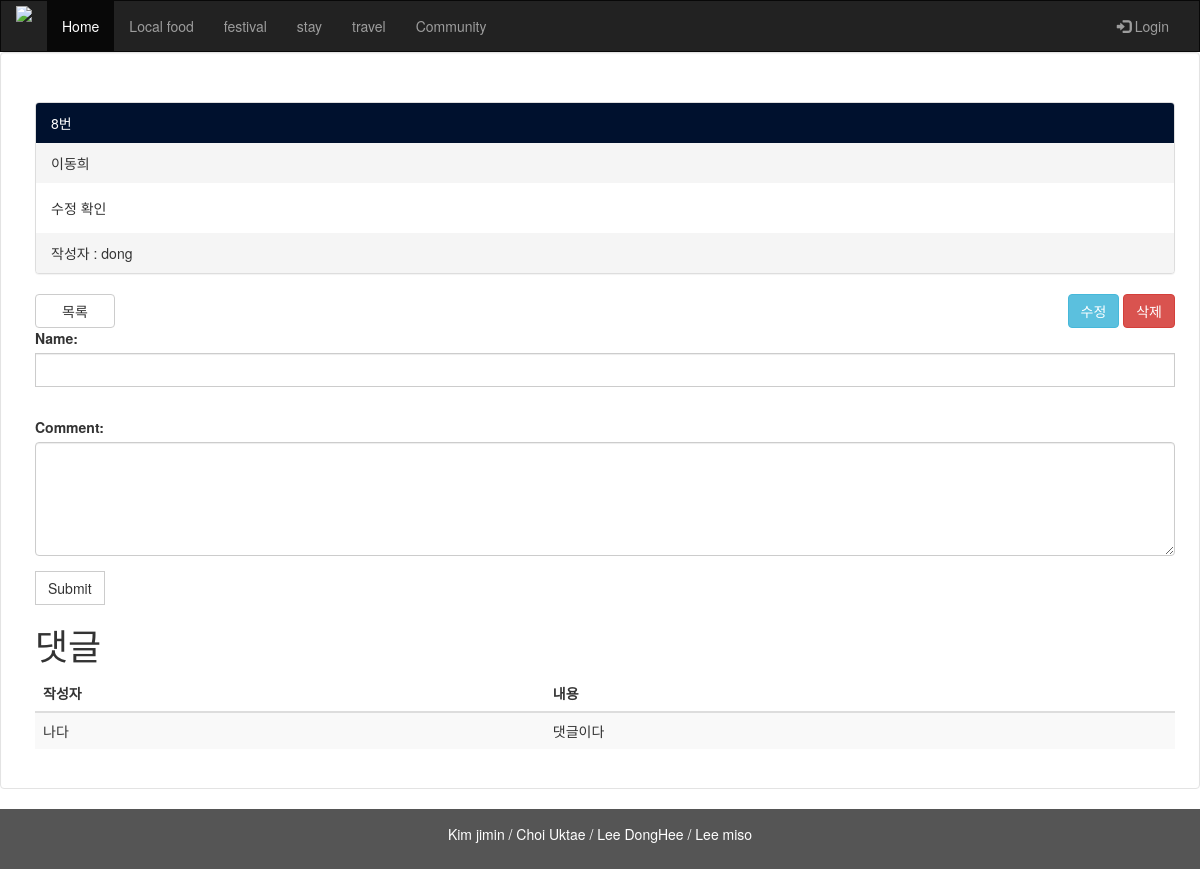
The app's page /commu/detail/8/, older data.
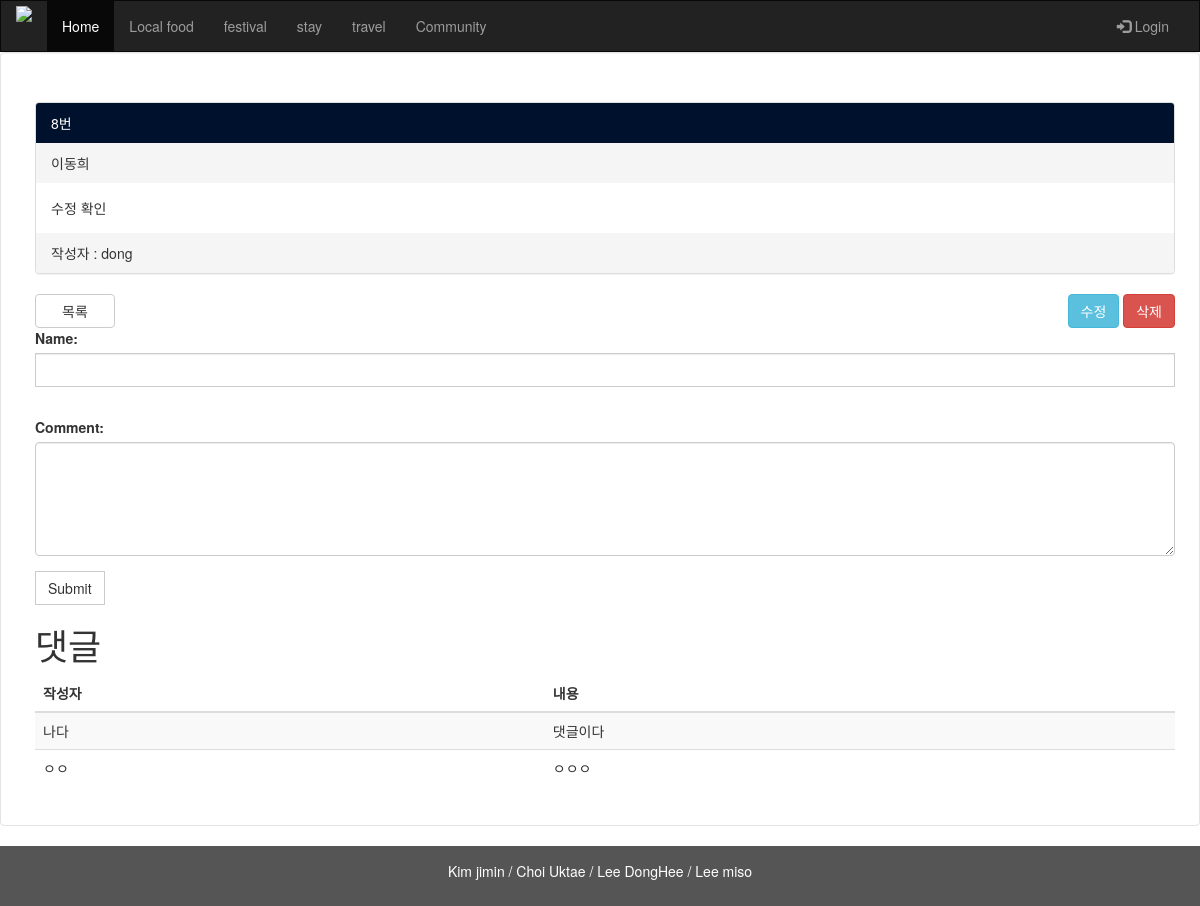
The same page, newer data.
### user/models.py (models this page shows)
class Comment(models.Model):
    title_num = models.ForeignKey(Board, on_delete=models.CASCADE)
    name = models.CharField(max_length=20)
    content = models.CharField(max_length=500)

### mini_project/views.py (the view)
# urls.py: path('commu/detail/<int:id>/', views.detail),
def detail(request, id):
    board = Board.objects.get(id=id)
    comment = Comment.objects.filter(title_num = board)
    context = {
        'board' : board,
        'comment' : comment
    }
    return render(request, 'detail.html', context)

### templates/detail.html (shortened to what this page needs)
{% extends 'base.html' %}
{% block content %}
<div class="well" style="background-color: white;">
    <div class="container" style='margin-top:30px;'>
        <div class="panel-group">
            <div class="panel panel-default">
                <div class="panel-heading" style='background-color: rgb(0, 17, 46); color: white; '>
                    {{ board.id }}번
                </div>
                <div class="panel-heading">{{ board.title }}</div>
                <div class="panel-body">{{ board.content }}</div>
                <div class="panel-footer">작성자 : {{ board.id1.name }}</div>
            </div>
        </div>
    </div>
    <div class="container text-right">
        <a href='/commu/list/' class="btn btn-default" id="list" style="float: left; width: 80px;">목록</a>
        <a href='/commu/update/{{ board.id }}' class="btn btn-info" id="update">수정</a>
        <a href='/commu/delete/{{ board.id }}/' class="btn btn-danger" id="delete">삭제</a>
    </div>
    <div class="container">
        <form action="/commu/datgle/" method="POST">
            <div class="form-group">
                <label for="name">Name:</label>
                <input type="text" class="form-control" id="name" name="name" style="z-index:1;position:relative;display:block; opacity: 1;border-radius: 0px;">
            </div>
            <div class="form-group" style='margin-top:30px;'>
                <label for="comment">Comment:</label>
                <textarea class="form-control" rows="5" id="comment" name="comment"></textarea>
            </div>
            <div class="form-group">
                <input type="submit" class="btn btn-default" style="z-index:1;position:relative;display:block; opacity: 1;border-radius: 0px;">
            </div>
        </form>
        <h1>댓글</h1>
        <table class="table table-striped">
            <thead>
                <tr>
                    <th>작성자</th><th>내용</th>
                </tr>
            </thead>
            <tbody>
        {% for cc in comment %}
                <tr>
                    <td>{{ cc.name }}</td>
                    <td>{{ cc.content }}</td>
                </tr>
        {% endfor %}
    </tbody>
        </table>
    </div>
</div>
{% endblock %}

Row changes from the older to the newer data that the page shows:
added Comment: name "ㅇㅇ", content "ㅇㅇㅇ"
